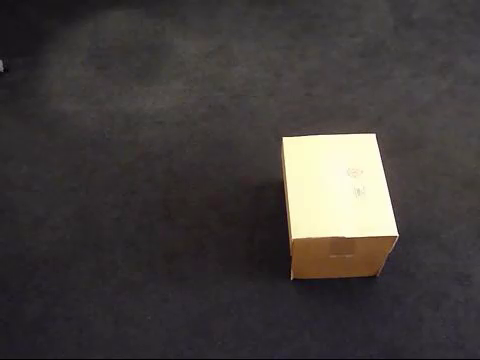
#> input picture frame 4 of singleball.mp4, 480 x 360 px
$ python run_opencv_kalman_centerpoint.py
#> lines starting #> are read from the running program, lines starting #| are printed output that depends on the picture
### read_video.py
import cv2
import numpy as np

class VIDEO_READER:
    def __init__(self, file_path):
        # Path to the MP4 video file
        self.video_file_path = file_path

        # Create a VideoCapture object
        self.cap = cv2.VideoCapture(self.video_file_path)

        # Check if the video opened successfully
        if not self.cap.isOpened():
            print("Error: Could not open video.")
            return

        # Get video properties
        self.fps = self.cap.get(cv2.CAP_PROP_FPS)
        self.width = int(self.cap.get(cv2.CAP_PROP_FRAME_WIDTH))
        self.height = int(self.cap.get(cv2.CAP_PROP_FRAME_HEIGHT))
        print(f"Video FPS: {self.fps}, Width: {self.width}, Height: {self.height}")

    def read_frame(self):
        ret, frame = self.cap.read()
        if not ret:
            return None
        # Process the frame (e.g., convert to grayscale)
        return frame

    def release(self):
        # Release the VideoCapture object and close windows
        self.cap.release()
        cv2.destroyAllWindows()


# [17 lines that do not run on import are left out]

### kalman_ball.py
import cv2
import copy
import numpy as np


def detect_object(frame, firts_frame):
    frame_dev = cv2.absdiff(frame, firts_frame)
    _, frame_detect = cv2.threshold(frame_dev, 100, 255, cv2.THRESH_BINARY)

    if np.count_nonzero(frame_detect) > 0 :
        contours, _ = cv2.findContours(cv2.cvtColor(frame_detect, cv2.COLOR_BGR2GRAY), cv2.RETR_EXTERNAL, cv2.CHAIN_APPROX_SIMPLE)
        if contours:
            largest_contour = max(contours, key=cv2.contourArea)
            (x, y), radius = cv2.minEnclosingCircle(largest_contour)
            center = np.array([x, y])

            return center, True, largest_contour
    return np.array([]), False, None


# [19 lines left out: function annotate_tracked_object, not called in this run]


class Kalman_Single_Ball:
    def __init__(self,):
        self.track_initialized = False
        pass

    # [101 lines left out: functions tracking_state_judgement, initialize_kalman_filter, param_kalman, not called in this run]

class KalmanFilter(object):
    # [111 lines left out: functions __init__, predict, correction, kalman_predict, kalman_correct, not called in this run]

### tools.py
import cv2
import copy
import numpy as np
import matplotlib.pyplot as plt


# 绘制检测位置和跟踪位置的轨迹
# [22 lines left out: function plot_detection_and_tracking, not called in this run]


# 绘制检测位置和跟踪位置的轨迹
def plot_detection_and_tracking_2(first_frame, detection_list, prediction_list, correction_list):
    fig, ax = plt.subplots()
    ax.imshow(cv2.cvtColor(first_frame, cv2.COLOR_BGR2RGB))

    detection_x = [loc[0] for loc in detection_list if loc is not None]
    detection_y = [loc[1] for loc in detection_list if loc is not None]
    prediction_list_x = [loc[0] for loc in prediction_list if loc is not None]
    prediction_list_y = [loc[1] for loc in prediction_list if loc is not None]
    correction_list_x = [loc[0] for loc in correction_list if loc is not None]
    correction_list_y = [loc[1] for loc in correction_list if loc is not None]


    ax.plot(detection_x, detection_y, 'rx', label='Detections', markersize = 10)
    ax.plot(prediction_list_x, prediction_list_y, 'ro', label='prediction_list_x', markersize = 5, alpha = 0.5)
    ax.plot(correction_list_x, correction_list_y, 'bo', label='correction_list_x', markersize = 5, alpha = 0.1)

    # 标注检测点的索引
    for i, (x, y) in enumerate(zip(detection_x, detection_y)):
        ax.text(x, y-2, str(i), color='red', fontsize=8)

    # 标注跟踪点的索引
    for i, (x, y) in enumerate(zip(prediction_list_x, prediction_list_y)):
        ax.text(x, y-4, str(i), color='yellow', fontsize=8)

    # 标注跟踪点的索引
    for i, (x, y) in enumerate(zip(correction_list_x, correction_list_y)):
        ax.text(x, y-4, str(i), color='blue', fontsize=8)

    ax.legend()
    plt.show()

# [137 lines left out: functions opencv_box_detection, boundary_limits, annotate_box_tracked_object_kalman, detect_object, xyxy_to_xywh, iou_batch and 1 more, not called in this run]

### run_opencv_kalman_centerpoint.py
import cv2
import copy
import numpy as np

from read_video import VIDEO_READER
from kalman_ball import detect_object
from tools import plot_detection_and_tracking_2


def param_kalman(kalman, initial_location):
    # ### scratch try to not constant velocity
    kalman.transitionMatrix = np.array([ [ 1, 1, 0.5, 0, 0, 0],
                                    [ 0, 1, 1, 0, 0, 0],
                                    [ 0, 0, 1, 0, 0, 0],
                                    [ 0, 0, 0, 1, 1, 0.5],
                                    [ 0, 0, 0, 0, 1, 1],
                                    [ 0, 0, 0, 0, 0, 1]], np.float32)   # F. input

    kalman.measurementMatrix = np.array([[1, 0, 0, 0, 0, 0],
                                    [0, 0, 0, 1, 0, 0]], np.float32) # H. input

    kalman.processNoiseCov =   np.array([[25, 0, 0, 0, 0, 0],
                                    [0, 10, 0, 0, 0, 0],
                                    [0, 0, 1, 0, 0, 0],
                                    [0, 0, 0, 25, 0, 0],
                                    [0, 0, 0, 0, 10, 0],
                                    [0, 0, 0, 0, 0, 1],], np.float32) # Q. input

    kalman.measurementNoiseCov = 25 * np.array([[1, 0],
                                        [0, 1]], np.float32) # R. input , 25

    kalman.errorCovPost = np.eye(6, dtype=np.float32) * 1e6 # P._k|k  KF state var
    kalman.statePost = np.array([initial_location[0], 0, 0, initial_location[1], 0, 0], np.float32) # x^_k|k  KF state var

    return kalman

def annotate_tracked_object_kalman(frame, detected_location, is_object_detected, prediction6x1, correction6x1):
    frame_detect = copy.copy(frame)
    frame_predict = copy.copy(frame)
    frame_correct = copy.copy(frame)
    frame_combined = copy.copy(frame)

    if prediction6x1 is not None:
        pt = list(map(int,prediction6x1[::3]))

        cv2.circle(frame_predict, pt, 5, (0, 0, 255), -1)
        cv2.putText(frame_predict, str(pt), pt - np.array([0,20]), cv2.FONT_HERSHEY_SIMPLEX, 0.5, (0, 0, 255), 2)

        cv2.circle(frame_combined, pt, 5, (255, 0, 255), -1)
        cv2.putText(frame_combined, str(pt), pt - np.array([20,40]), cv2.FONT_HERSHEY_SIMPLEX, 0.5, (255, 0, 255), 2)
        cv2.putText(frame_combined, 'Prediction', pt - np.array([20,20]), cv2.FONT_HERSHEY_SIMPLEX, 0.5, (255, 0, 255), 2)

    if is_object_detected:
        pt = list(map(int,detected_location))
        cv2.circle(frame_detect, pt, 5, (0, 0, 255), -1)
        cv2.putText(frame_detect, str(pt), pt - np.array([0,20]), cv2.FONT_HERSHEY_SIMPLEX, 0.5, (0, 0, 255), 2)

        cv2.circle(frame_combined, pt, 5, (255, 100, 0), -1)
        cv2.putText(frame_combined, str(pt), pt - np.array([-20,40]), cv2.FONT_HERSHEY_SIMPLEX, 0.5, (255, 100, 0), 2)
        cv2.putText(frame_combined, 'Detection', pt - np.array([-20,20]), cv2.FONT_HERSHEY_SIMPLEX, 0.5, (255, 100, 0), 2)

    if correction6x1 is not None:
        pt = list(map(int,correction6x1[::3]))
        cv2.circle(frame_correct, pt, 5, (0, 0, 255), -1)
        cv2.putText(frame_correct, str(pt), pt - np.array([0,20]), cv2.FONT_HERSHEY_SIMPLEX, 0.5, (255, 0, 255), 2)

        cv2.circle(frame_combined, pt, 5, (0, 255, 255), -1)
        cv2.putText(frame_combined, str(pt), pt + np.array([20,20]), cv2.FONT_HERSHEY_SIMPLEX, 0.5, (0, 255, 255), 2)
        cv2.putText(frame_combined, 'Correction', pt + np.array([20,40]), cv2.FONT_HERSHEY_SIMPLEX, 0.5, (0, 255, 255), 2)

    return frame_detect, frame_predict, frame_correct, frame_combined


file_path = '/workspace/singleball.mp4'
video_reader = VIDEO_READER(file_path)

ret,first_frame = video_reader.cap.read()
#> first_frame is the input picture: shape (360, 480, 3); mean B, G, R 59.6, 61.2, 65.8
kalman = cv2.KalmanFilter(6, 2)
kalman_init = False
detection_list = []
prediction_list = []
correction_list = []
prediction6x1 = None
correction6x1 = None

while video_reader.cap.isOpened():
    frame = video_reader.read_frame()
    if frame is None:
        break

    ## detection
    detected_location, is_object_detected, _ = detect_object(frame, first_frame)
#> in detect_object, `_, frame_detect = cv2.threshold(frame_dev, 100, 255, cv2.THRESH_BINARY)`: frame_detect: shape (360, 480, 3); every value is 0
#> detected_location = empty array; is_object_detected = False

    if not kalman_init:
        if is_object_detected:
            kalman = param_kalman(kalman, detected_location)
            kalman_init = True
    else:
        prediction6x1 = kalman.predict()
        if is_object_detected:
            kalman.correct(detected_location.astype(np.float32))
            correction6x1 = kalman.statePost.copy()

    frame_detect, frame_predict, frame_correct, frame_combined = annotate_tracked_object_kalman(frame, detected_location, is_object_detected, prediction6x1, correction6x1)

    detection_list.append(detected_location if detected_location!=[] else None)
    correction_list.append(correction6x1[::3] if correction6x1 is not None else None)
    prediction_list.append(prediction6x1[::3] if prediction6x1 is not None else None)

    # Display the frame
    cv2.imshow('Raw Image', frame)
    cv2.imshow('Detection Image', frame_detect)
    cv2.imshow('Predict Image', frame_predict)
    cv2.imshow('Correct Image', frame_correct)
    cv2.imshow('Commbined Image', frame_combined)
    # ###Press 'q' to exit the video early
    # if cv2.waitKey(int(1000 / video_reader.fps)) & 0xFF == ord('q'):
    # ###frame by frame
    if cv2.waitKey(0) & 0xFF == ord('q'):
#> (key q is pressed here)
        break

video_reader.release()

### plotting the detection location on first frame and tracking location

# 绘制检测和跟踪的位置轨迹
plot_detection_and_tracking_2(first_frame, detection_list, prediction_list, correction_list)
#> in plot_detection_and_tracking_2, `detection_x = [loc[0] for loc in detection_list if loc is not None]`: detection_x = []
#> in plot_detection_and_tracking_2, `plt.show()`:
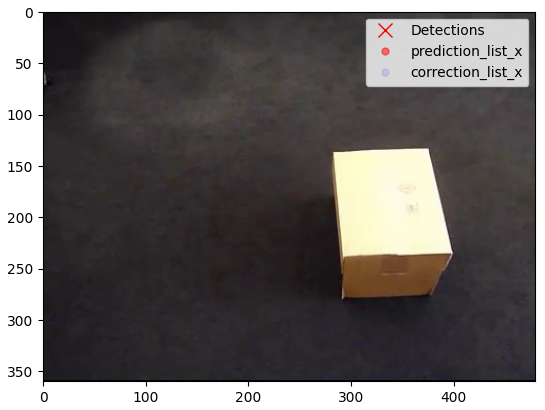
#> figure drawn by matplotlib, 1 panel
